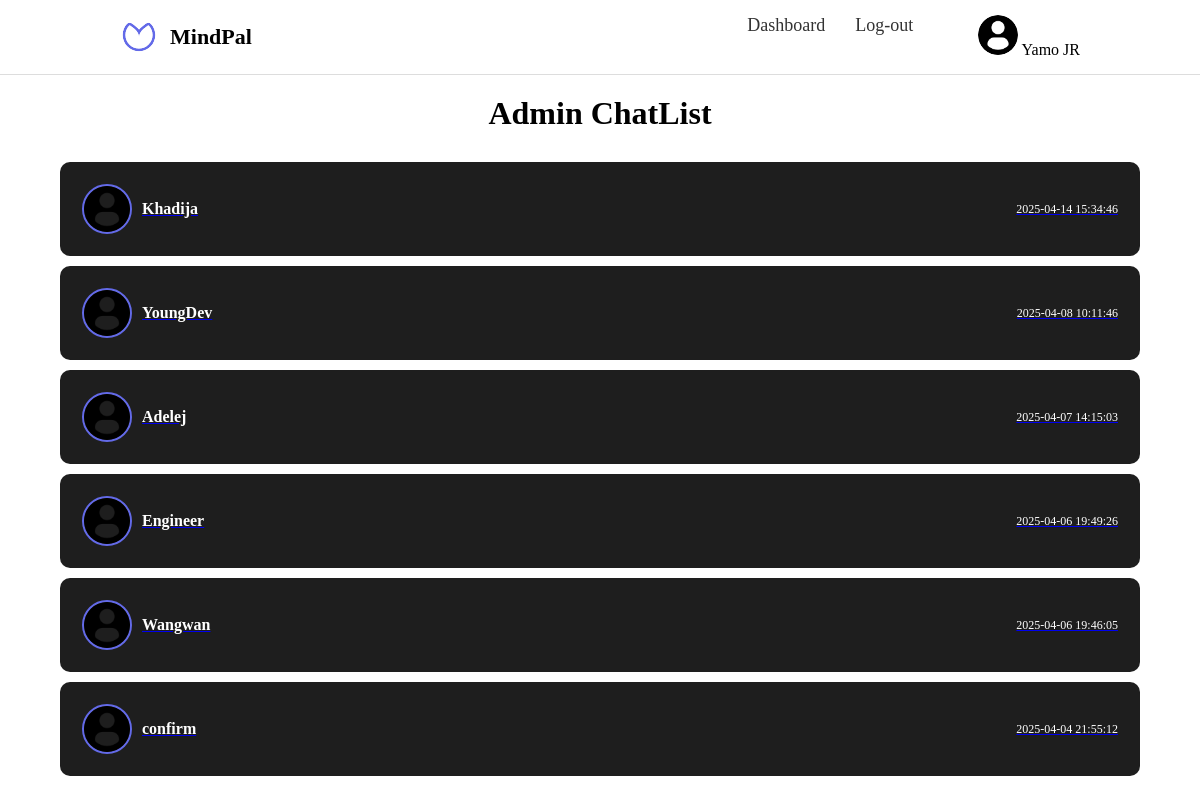
Page /admin/messages.php (signed in) on the committed database.
### tables this page shows
CREATE TABLE `users` (
  `id` int(11) NOT NULL,
  `name` varchar(80) NOT NULL,
  `password` varchar(200) NOT NULL,
  `role` enum('user','admin','developer','medical','security','guidance','') NOT NULL DEFAULT 'user',
  `question` varchar(100) NOT NULL,
  `answer` varchar(100) NOT NULL
);

### admin/messages.php (the view, shortened to what this page needs)
<?php
include '../config/mindpal.php';
$user_id = $_SESSION['user_id'];
function getMessageSenders($conn, $user_id) {
    $sql = "SELECT DISTINCT users.name, users.id, created_at FROM messages
            JOIN users ON messages.sender_id = users.id
            WHERE messages.receiver_id = '$user_id'
            ORDER BY messages.created_at DESC";
    $result = $conn->query($sql);
    $senders = [];
    while ($row = $result->fetch_assoc()) {
        $senders[] = $row;
    }
    $uniqueSenders = [];
    foreach ($senders as $sender) {
        if (!in_array($sender['id'], array_column($uniqueSenders, 'id'))) {
            $uniqueSenders[] = $sender;
        }
    }
    return $uniqueSenders;
}
$senders = getMessageSenders($conn, $user_id);
?>
<!DOCTYPE html>
<html lang="en">
<head>
</head>
<body>
  <header>
    <div class="logo">
        <img src="../assets/images/mindpal_logo.png" alt="MindPal Logo">
        <span>MindPal</span>
    </div>
    <nav>
        <ul>
            <li><a href="./admin_dashboard.php" class="active">Dashboard</a></li>
            <li><a href="../dashboard/logout.php">Log-out</a></li>
        </ul>
        <div class="profile">
            <a href="../dashboard/user_profile.php">
                <img src="../assets/images/icon_pal.png" alt="User Profile">
                <?php echo htmlspecialchars($_SESSION['username']); ?>
            </a>
        </div>
    </nav>
  </header>
  <h1 class="h1">Admin ChatList</h1>
  <?php if (!empty($senders)): ?>
      <?php foreach ($senders as $sender): ?>
          <a href='../dashboard/chatroom.php?receiver_id=<?php echo $sender['id']; ?>'>
              <div class="chat-container">
                  <div class="chat">
                      <img src="../assets/images/icon_pal.png" alt="User 1">
                      <div class="chat-info">
                          <h4><?php echo htmlspecialchars($sender['name']); ?></h4>
                      </div>
                      <div class="time">
                          <?php echo date('Y-m-d H:i:s', strtotime($sender['created_at'])); ?>
                      </div>
                  </div>
              </div>
          </a>
      <?php endforeach; ?>
  <?php else: ?>
      <p class="text-center">No messages received.</p>
  <?php endif; ?>
</body>
</html>

### admin/messages.php (style rules this page uses)
* { margin: 0; padding: 0; box-sizing: border-box; }
header { display: flex; justify-content: space-between; align-items: center; background: #ffffff; padding: 15px 10%; border-bottom: 1px solid #ddd; position: relative; }
.logo { display: flex; align-items: center; font-size: 22px; font-weight: bold; }
.logo img { width: 40px; margin-right: 10px; }
nav { display: flex; }
nav ul { list-style: none; display: flex; padding: 0; }
nav ul li { margin: 0 15px; }
nav ul li a { text-decoration: none; color: #333; font-size: 18px; }
.profile img { margin-left: 50px; width: 40px; cursor: pointer; height: 40px; border-radius: 50%; }
.profile a { text-decoration: none; color: black; }
.h1 { text-align: center; padding-top: 20px; padding-bottom: 20px; }
.chat-container { width: 90%; margin: 10px auto; display: flex; flex-direction: column; background-color: #1e1e1e; border-radius: 10px; padding: 10px; box-shadow: 0 4px 10px rgba(255, 255, 255, 0.1); }
.chat { display: flex; align-items: center; padding: 12px; border-bottom: 1px solid #333; transition: background 0.3s ease; }
.chat:last-child { border-bottom: none; }
.chat img { width: 50px; height: 50px; border-radius: 50%; margin-right: 10px; border: 2px solid #636ae8; }
.chat-info { flex-grow: 1; }
.chat-info h4 { text-decoration: none; margin: 0; font-size: 16px; color: white; border-bottom: none; }
.time { font-size: 12px; color: white; text-decoration: none; list-style-type: none; }

### rows in the picture
users: name "Khadija", created_at "2025-04-14 15:34:46"
users: name "YoungDev", created_at "2025-04-08 10:11:46"
users: name "Adelej", created_at "2025-04-07 14:15:03"
users: name "Engineer", created_at "2025-04-06 19:49:26"
users: name "Wangwan", created_at "2025-04-06 19:46:05"
users: name "confirm", created_at "2025-04-04 21:55:12"

### other values in the picture
$_SESSION['username'] "Yamo JR"
